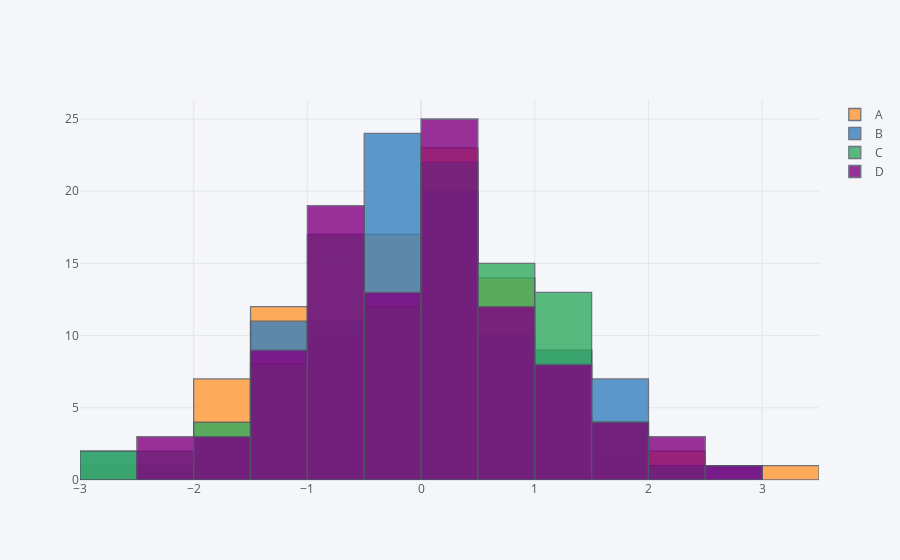

Notebook cell for this chart:
### Code cell
df.iplot(kind='hist')
#df['A'].iplot(kind='hist', bins=20)
